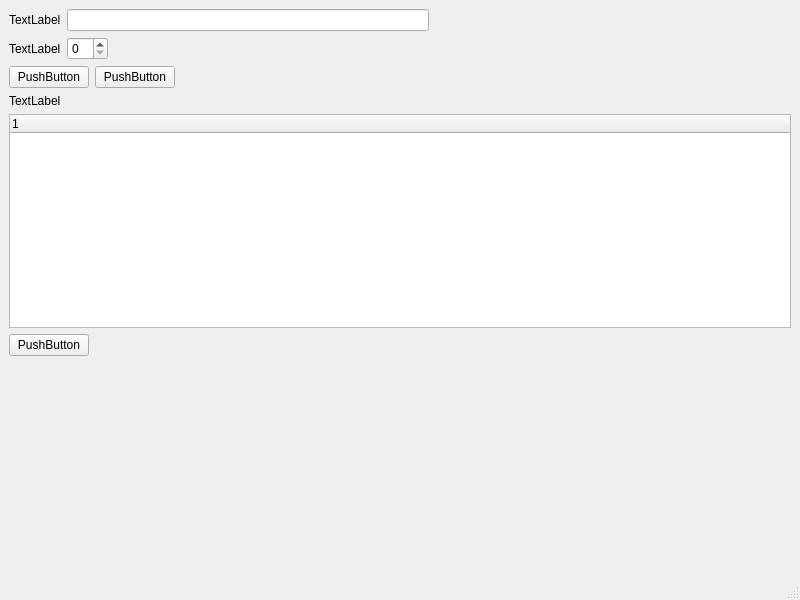
<?xml version="1.0" encoding="UTF-8"?>
<ui version="4.0">
 <class>MainWindow</class>
 <widget class="QMainWindow" name="MainWindow">
  <property name="geometry">
   <rect>
    <x>0</x>
    <y>0</y>
    <width>800</width>
    <height>600</height>
   </rect>
  </property>
  <property name="windowTitle">
   <string>MainWindow</string>
  </property>
  <widget class="QWidget" name="centralwidget">
   <layout class="QVBoxLayout" name="verticalLayout">
    <item>
     <layout class="QHBoxLayout" name="horizontalLayout">
      <item>
       <widget class="QLabel" name="label_task_name">
        <property name="text">
         <string>TextLabel</string>
        </property>
       </widget>
      </item>
      <item>
       <widget class="QLineEdit" name="lineEdit_task_name"/>
      </item>
      <item>
       <spacer name="horizontalSpacer">
        <property name="orientation">
         <enum>Qt::Horizontal</enum>
        </property>
        <property name="sizeHint" stdset="0">
         <size>
          <width>40</width>
          <height>20</height>
         </size>
        </property>
       </spacer>
      </item>
     </layout>
    </item>
    <item>
     <layout class="QHBoxLayout" name="horizontalLayout_2">
      <item>
       <widget class="QLabel" name="label_task_priority">
        <property name="text">
         <string>TextLabel</string>
        </property>
       </widget>
      </item>
      <item>
       <widget class="QSpinBox" name="spinBox_task_priority"/>
      </item>
      <item>
       <spacer name="horizontalSpacer_2">
        <property name="orientation">
         <enum>Qt::Horizontal</enum>
        </property>
        <property name="sizeHint" stdset="0">
         <size>
          <width>40</width>
          <height>20</height>
         </size>
        </property>
       </spacer>
      </item>
     </layout>
    </item>
    <item>
     <layout class="QHBoxLayout" name="horizontalLayout_3">
      <item>
       <widget class="QPushButton" name="pushButton_save_task">
        <property name="text">
         <string>PushButton</string>
        </property>
       </widget>
      </item>
      <item>
       <widget class="QPushButton" name="pushButton_delete_task">
        <property name="text">
         <string>PushButton</string>
        </property>
       </widget>
      </item>
      <item>
       <spacer name="horizontalSpacer_3">
        <property name="orientation">
         <enum>Qt::Horizontal</enum>
        </property>
        <property name="sizeHint" stdset="0">
         <size>
          <width>40</width>
          <height>20</height>
         </size>
        </property>
       </spacer>
      </item>
     </layout>
    </item>
    <item>
     <widget class="QLabel" name="label_tasks">
      <property name="text">
       <string>TextLabel</string>
      </property>
     </widget>
    </item>
    <item>
     <widget class="QTreeWidget" name="treeWidget">
      <column>
       <property name="text">
        <string notr="true">1</string>
       </property>
      </column>
     </widget>
    </item>
    <item>
     <layout class="QHBoxLayout" name="horizontalLayout_4">
      <item>
       <widget class="QPushButton" name="pushButton_delete_task_from_tree">
        <property name="text">
         <string>PushButton</string>
        </property>
       </widget>
      </item>
      <item>
       <spacer name="horizontalSpacer_4">
        <property name="orientation">
         <enum>Qt::Horizontal</enum>
        </property>
        <property name="sizeHint" stdset="0">
         <size>
          <width>40</width>
          <height>20</height>
         </size>
        </property>
       </spacer>
      </item>
     </layout>
    </item>
    <item>
     <spacer name="verticalSpacer">
      <property name="orientation">
       <enum>Qt::Vertical</enum>
      </property>
      <property name="sizeHint" stdset="0">
       <size>
        <width>20</width>
        <height>40</height>
       </size>
      </property>
     </spacer>
    </item>
   </layout>
  </widget>
  <widget class="QMenuBar" name="menubar">
   <property name="geometry">
    <rect>
     <x>0</x>
     <y>0</y>
     <width>800</width>
     <height>21</height>
    </rect>
   </property>
  </widget>
  <widget class="QStatusBar" name="statusbar"/>
 </widget>
 <resources/>
 <connections/>
</ui>
